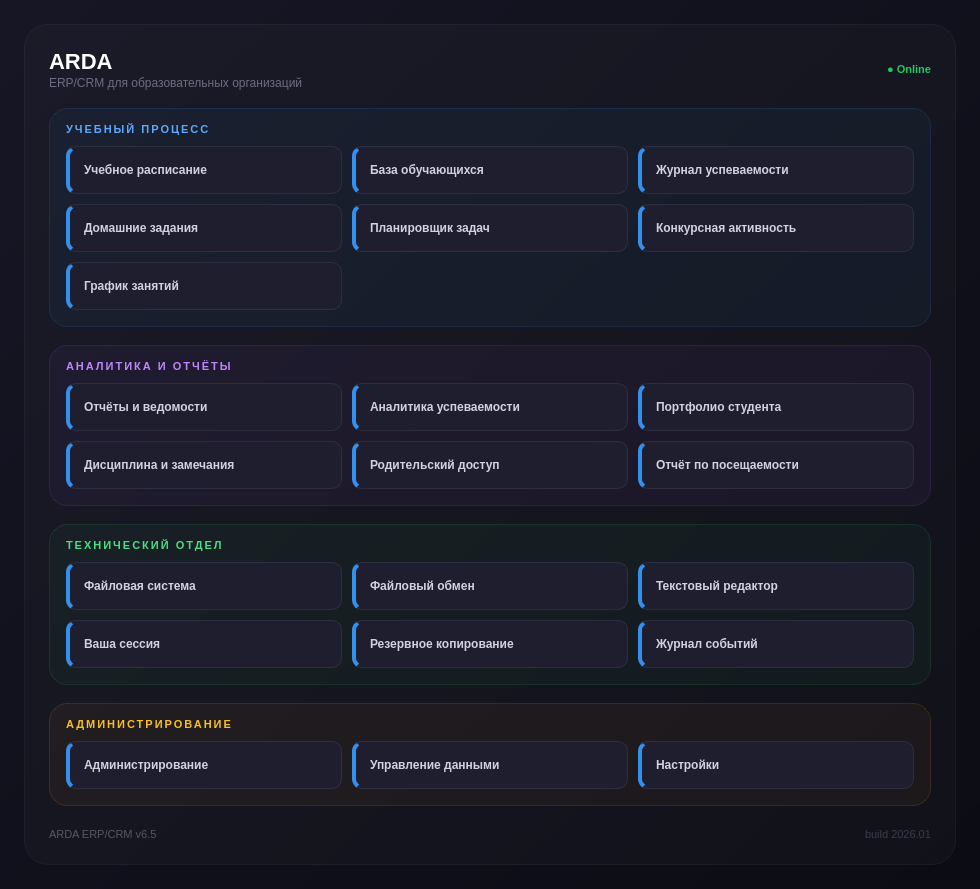
<?xml version="1.0" encoding="UTF-8"?>
<ui version="4.0">
 <class>MainWindow</class>
 <widget class="QMainWindow" name="MainWindow">
  <property name="geometry">
   <rect>
    <x>0</x>
    <y>0</y>
    <width>980</width>
    <height>760</height>
   </rect>
  </property>
  <property name="windowTitle">
   <string>ARDA</string>
  </property>
  <property name="styleSheet">
   <string notr="true">
    QMainWindow { background: qlineargradient(x1:0, y1:0, x2:1, y2:1, stop:0 #161625, stop:1 #0c0c14); }

    QFrame#mainCard {
        background-color: rgba(255, 255, 255, 0.02);
        border: 1px solid rgba(255, 255, 255, 0.05);
        border-radius: 24px;
    }

    QLabel#labelTitle {
        color: #ffffff;
        font-size: 22px;
        font-weight: 700;
    }

    QLabel#labelSubtitle {
        color: #6c6c80;
        font-size: 12px;
    }

    QLabel#labelVersion {
        color: #555566;
        font-size: 11px;
    }

    QLabel#labelBuild {
        color: #3a3a4a;
        font-size: 11px;
    }

    QLabel#labelSync {
        color: #22c55e;
        font-size: 11px;
        font-weight: 600;
    }

    QPushButton {
        background-color: #1e1e2e;
        border: 1px solid #2e2e42;
        border-left: 4px solid #3390EC;
        border-radius: 10px;
        color: #d1d1e0;
        font-weight: 600;
        padding: 12px 14px;
        text-align: left;
        min-height: 22px;
    }
    QPushButton:hover {
        background-color: #252538;
        color: #ffffff;
    }
    QPushButton:pressed {
        background-color: #1a1a28;
    }
   </string>
  </property>

  <widget class="QWidget" name="centralwidget">
   <layout class="QVBoxLayout" name="globalLayout">
    <property name="leftMargin"><number>24</number></property>
    <property name="topMargin"><number>24</number></property>
    <property name="rightMargin"><number>24</number></property>
    <property name="bottomMargin"><number>24</number></property>

    <item>
     <widget class="QFrame" name="mainCard">
      <layout class="QVBoxLayout" name="cardLayout">
       <property name="spacing"><number>18</number></property>
       <property name="leftMargin"><number>24</number></property>
       <property name="topMargin"><number>24</number></property>
       <property name="rightMargin"><number>24</number></property>
       <property name="bottomMargin"><number>20</number></property>

       <!-- Шапка -->
       <item>
        <layout class="QHBoxLayout" name="headerLayout">
         <item>
          <layout class="QVBoxLayout" name="headerTextLayout">
           <property name="spacing"><number>2</number></property>
           <item>
            <widget class="QLabel" name="labelTitle">
             <property name="text"><string>ARDA</string></property>
            </widget>
           </item>
           <item>
            <widget class="QLabel" name="labelSubtitle">
             <property name="text"><string>ERP/CRM для образовательных организаций</string></property>
            </widget>
           </item>
          </layout>
         </item>
         <item>
          <spacer name="headerSpacer">
           <property name="orientation"><enum>Qt::Horizontal</enum></property>
           <property name="sizeHint" stdset="0"><size><width>40</width><height>20</height></size></property>
          </spacer>
         </item>
         <item>
          <widget class="QLabel" name="labelSync">
           <property name="text"><string>● Online</string></property>
           <property name="alignment"><set>Qt::AlignRight|Qt::AlignVCenter</set></property>
          </widget>
         </item>
        </layout>
       </item>

       <!-- БЛОК 1: УЧЕБНЫЙ ПРОЦЕСС -->
       <item>
        <widget class="QFrame" name="sectionEdu">
         <property name="styleSheet">
          <string notr="true">QFrame#sectionEdu { background-color: rgba(51,144,236,0.05); border: 1px solid rgba(51,144,236,0.15); border-radius: 18px; }</string>
         </property>
         <layout class="QVBoxLayout" name="sectionEduLayout">
          <property name="spacing"><number>10</number></property>
          <property name="leftMargin"><number>16</number></property>
          <property name="topMargin"><number>14</number></property>
          <property name="rightMargin"><number>16</number></property>
          <property name="bottomMargin"><number>16</number></property>

          <item>
           <widget class="QLabel" name="titleEdu">
            <property name="text"><string>УЧЕБНЫЙ ПРОЦЕСС</string></property>
            <property name="styleSheet"><string notr="true">color:#5ba8ff; font-size:11px; font-weight:700; letter-spacing:2px;</string></property>
           </widget>
          </item>

          <item>
           <layout class="QGridLayout" name="gridEdu">
            <property name="horizontalSpacing"><number>10</number></property>
            <property name="verticalSpacing"><number>10</number></property>

            <item row="0" column="0">
             <widget class="QPushButton" name="ButtoLessons">
              <property name="text"><string>Учебное расписание</string></property>
             </widget>
            </item>
            <item row="0" column="1">
             <widget class="QPushButton" name="ButtonStudent">
              <property name="text"><string>База обучающихся</string></property>
             </widget>
            </item>
            <item row="0" column="2">
             <widget class="QPushButton" name="btnJournal">
              <property name="text"><string>Журнал успеваемости</string></property>
             </widget>
            </item>

            <item row="1" column="0">
             <widget class="QPushButton" name="btnHomework">
              <property name="text"><string>Домашние задания</string></property>
             </widget>
            </item>
            <item row="1" column="1">
             <widget class="QPushButton" name="btnToDo">
              <property name="text"><string>Планировщик задач</string></property>
             </widget>
            </item>
            <item row="1" column="2">
             <widget class="QPushButton" name="ButtonContest">
              <property name="text"><string>Конкурсная активность</string></property>
             </widget>
            </item>

            <item row="2" column="0">
             <widget class="QPushButton" name="btnAddLesson">
              <property name="text"><string>График занятий</string></property>
             </widget>
            </item>
           </layout>
          </item>
         </layout>
        </widget>
       </item>

       <!-- БЛОК 2: АНАЛИТИКА И ОТЧЁТЫ -->
       <item>
        <widget class="QFrame" name="sectionReport">
         <property name="styleSheet">
          <string notr="true">QFrame#sectionReport { background-color: rgba(168,85,247,0.05); border: 1px solid rgba(168,85,247,0.15); border-radius: 18px; }</string>
         </property>
         <layout class="QVBoxLayout" name="sectionReportLayout">
          <property name="spacing"><number>10</number></property>
          <property name="leftMargin"><number>16</number></property>
          <property name="topMargin"><number>14</number></property>
          <property name="rightMargin"><number>16</number></property>
          <property name="bottomMargin"><number>16</number></property>

          <item>
           <widget class="QLabel" name="titleReport">
            <property name="text"><string>АНАЛИТИКА И ОТЧЁТЫ</string></property>
            <property name="styleSheet"><string notr="true">color:#c084fc; font-size:11px; font-weight:700; letter-spacing:2px;</string></property>
           </widget>
          </item>

          <item>
           <layout class="QGridLayout" name="gridReport">
            <property name="horizontalSpacing"><number>10</number></property>
            <property name="verticalSpacing"><number>10</number></property>

            <item row="0" column="0">
             <widget class="QPushButton" name="btnReports">
              <property name="text"><string>Отчёты и ведомости</string></property>
             </widget>
            </item>
            <item row="0" column="1">
             <widget class="QPushButton" name="btnAnalytics">
              <property name="text"><string>Аналитика успеваемости</string></property>
             </widget>
            </item>
            <item row="0" column="2">
             <widget class="QPushButton" name="btnPortfolio">
              <property name="text"><string>Портфолио студента</string></property>
             </widget>
            </item>

            <item row="1" column="0">
             <widget class="QPushButton" name="btnDiscipline">
              <property name="text"><string>Дисциплина и замечания</string></property>
             </widget>
            </item>
            <item row="1" column="1">
             <widget class="QPushButton" name="btnParents">
              <property name="text"><string>Родительский доступ</string></property>
             </widget>
            </item>
            <item row="1" column="2">
             <widget class="QPushButton" name="btnAttendanceReport">
              <property name="text"><string>Отчёт по посещаемости</string></property>
             </widget>
            </item>
           </layout>
          </item>
         </layout>
        </widget>
       </item>
       <!-- БЛОК 3: ТЕХНИЧЕСКИЙ ОТДЕЛ -->
       <item>
        <widget class="QFrame" name="sectionTech">
         <property name="styleSheet">
          <string notr="true">QFrame#sectionTech { background-color: rgba(34,197,94,0.05); border: 1px solid rgba(34,197,94,0.15); border-radius: 18px; }</string>
         </property>
         <layout class="QVBoxLayout" name="sectionTechLayout">
          <property name="spacing"><number>10</number></property>
          <property name="leftMargin"><number>16</number></property>
          <property name="topMargin"><number>14</number></property>
          <property name="rightMargin"><number>16</number></property>
          <property name="bottomMargin"><number>16</number></property>
          <item>
           <widget class="QLabel" name="titleTech">
            <property name="text"><string>ТЕХНИЧЕСКИЙ ОТДЕЛ</string></property>
            <property name="styleSheet"><string notr="true">color:#4ade80; font-size:11px; font-weight:700; letter-spacing:2px;</string></property>
           </widget>
          </item>
          <item>
           <layout class="QGridLayout" name="gridTech">
            <property name="horizontalSpacing"><number>10</number></property>
            <property name="verticalSpacing"><number>10</number></property>
            <item row="0" column="0">
             <widget class="QPushButton" name="ButtonFileManag">
              <property name="text"><string>Файловая система</string></property>
             </widget>
            </item>
            <item row="0" column="1">
             <widget class="QPushButton" name="btnFileTrader">
              <property name="text"><string>Файловый обмен</string></property>
             </widget>
            </item>
            <item row="0" column="2">
             <widget class="QPushButton" name="btnTextEditor">
              <property name="text"><string>Текстовый редактор</string></property>
             </widget>
            </item>
            <item row="1" column="0">
             <widget class="QPushButton" name="btnSesion">
              <property name="text"><string>Ваша сессия</string></property>
             </widget>
            </item>
            <item row="1" column="1">
             <widget class="QPushButton" name="btnBackup">
              <property name="text"><string>Резервное копирование</string></property>
             </widget>
            </item>
            <item row="1" column="2">
             <widget class="QPushButton" name="btnLogs">
              <property name="text"><string>Журнал событий</string></property>
             </widget>
            </item>
           </layout>
          </item>
         </layout>
        </widget>
       </item>
       <!-- БЛОК 4: АДМИНИСТРИРОВАНИЕ -->
       <item>
        <widget class="QFrame" name="sectionAdmin">
         <property name="styleSheet">
          <string notr="true">QFrame#sectionAdmin { background-color: rgba(245,158,11,0.05); border: 1px solid rgba(245,158,11,0.15); border-radius: 18px; }</string>
         </property>
         <layout class="QVBoxLayout" name="sectionAdminLayout">
          <property name="spacing"><number>10</number></property>
          <property name="leftMargin"><number>16</number></property>
          <property name="topMargin"><number>14</number></property>
          <property name="rightMargin"><number>16</number></property>
          <property name="bottomMargin"><number>16</number></property>
          <item>
           <widget class="QLabel" name="titleAdmin">
            <property name="text"><string>АДМИНИСТРИРОВАНИЕ</string></property>
            <property name="styleSheet"><string notr="true">color:#fbbf24; font-size:11px; font-weight:700; letter-spacing:2px;</string></property>
           </widget>
          </item>
          <item>
           <layout class="QGridLayout" name="gridAdmin">
            <property name="horizontalSpacing"><number>10</number></property>
            <property name="verticalSpacing"><number>10</number></property>

            <item row="0" column="0">
             <widget class="QPushButton" name="ButtonADMINPANEL">
              <property name="text"><string>Администрирование</string></property>
             </widget>
            </item>
            <item row="0" column="1">
             <widget class="QPushButton" name="btnEditorData">
              <property name="text"><string>Управление данными</string></property>
             </widget>
            </item>
            <item row="0" column="2">
             <widget class="QPushButton" name="pushButton">
              <property name="text"><string>Настройки</string></property>
             </widget>
            </item>
           </layout>
          </item>
         </layout>
        </widget>
       </item>
       <!-- Подвал -->
       <item>
        <layout class="QHBoxLayout" name="footerLayout">
         <item>
          <widget class="QLabel" name="labelVersion">
           <property name="text"><string>ARDA ERP/CRM v6.5</string></property>
          </widget>
         </item>
         <item>
          <spacer name="footerSpacer">
           <property name="orientation"><enum>Qt::Horizontal</enum></property>
           <property name="sizeHint" stdset="0"><size><width>40</width><height>20</height></size></property>
          </spacer>
         </item>
         <item>
          <widget class="QLabel" name="labelBuild">
           <property name="text"><string>build 2026.01</string></property>
          </widget>
         </item>
        </layout>
       </item>
      </layout>
     </widget>
    </item>
   </layout>
  </widget>
 </widget>
 <resources/>
 <connections/>
</ui>
